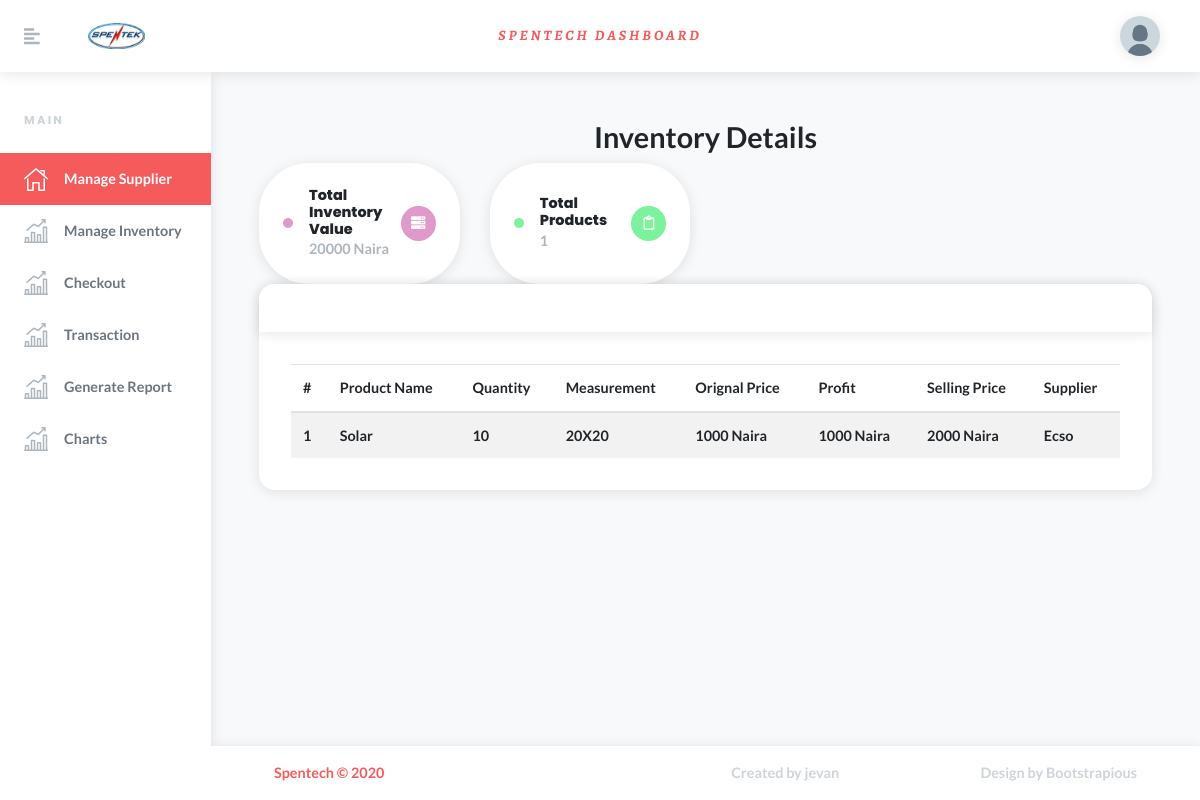
The page /inventory/ (signed in) on the database as committed earlier.
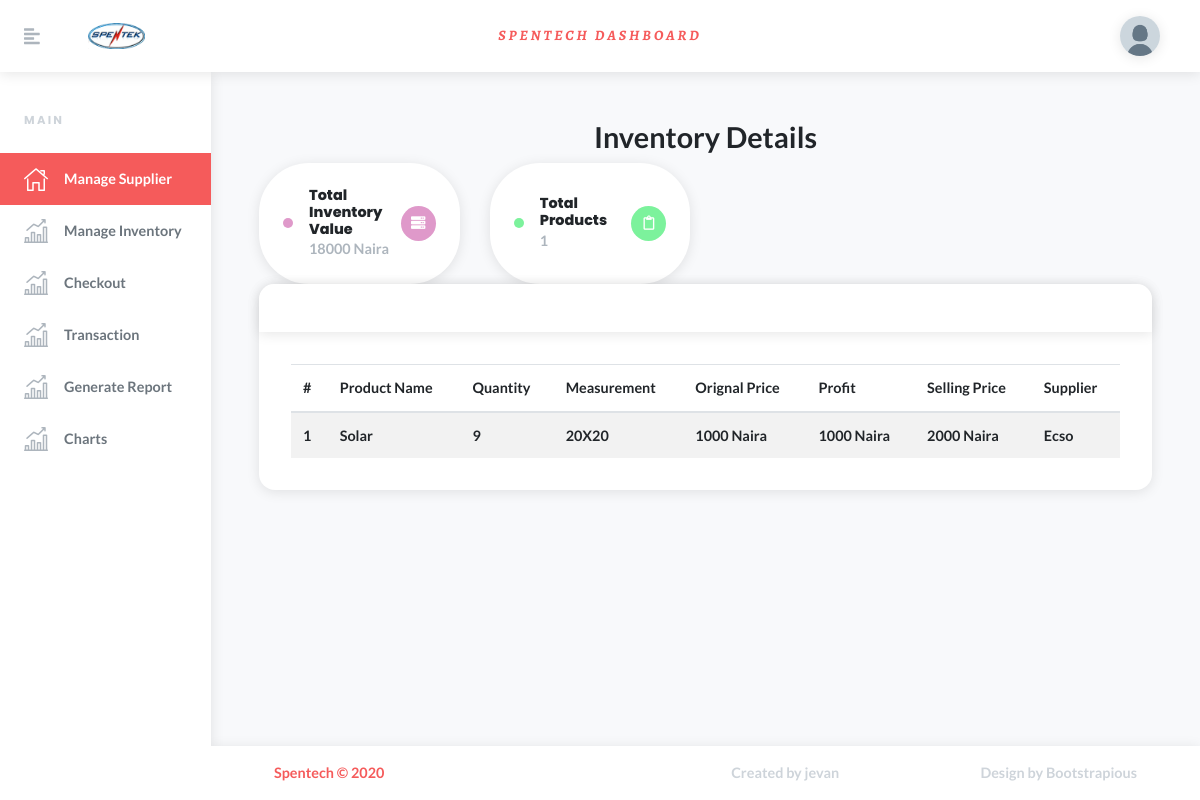
The same page on the database as committed later.
### dashboard/models.py (models this page shows, shortened)
class Inventory(models.Model):
	pname			= models.CharField(max_length=255)
	quantity		= models.PositiveIntegerField()
	measurement		= models.CharField(max_length=255)
	orginal_price	= models.PositiveIntegerField()
	profit			= models.PositiveIntegerField()
	selling_price	= models.PositiveIntegerField()
	supplier 		= models.ForeignKey(Supplier, on_delete=models.CASCADE)

class Supplier(models.Model):
	sname			= models.CharField(max_length=255, unique=True)
	contact			= models.CharField(max_length=255)
	address			= models.TextField(max_length=255)
	def __str__(self):
		return self.sname

### dashboard/views.py (the view)
# urls.py: path('inventory/',views.inventory,name='inventory'),
@login_required(login_url='signin')
def inventory(request):
    inventory       = Inventory.objects.all().order_by('id')
    total_products  = Inventory.objects.all().count()
    total_value     = [ i.quantity * i.selling_price for i in inventory]
    context         = {
        'inventory':inventory,
        'total_products':total_products,
        'total_value': sum(total_value)
    }
    return render(request, 'home/index.html', context)

### dashboard/templates/home/index.html (shortened to what this page needs)
{% extends 'home/base.html' %}
{% load static %}
{% block body %}
<header class="header">
    <nav class="navbar navbar-expand-lg px-4 py-2 bg-white shadow">
        <a href="#" class="sidebar-toggler text-gray-500 mr-4 mr-lg-5 lead">
            <i class="fas fa-align-left"></i>
        </a>
        <img src="{% static 'img/favicon.png' %}" class="img-fluid" style="width: 5%;height: 5%;">
        <a href="#" class="navbar-brand font-weight-bold text-uppercase text-base" style="font-family: damn;">
          Spentech Dashboard
        </a>
        <ul class="ml-auto d-flex align-items-center list-unstyled mb-0">
            <li class="nav-item dropdown ml-auto">
                <a id="userInfo" href="http://example.com" data-toggle="dropdown" aria-haspopup="true" aria-expanded="false" class="nav-link dropdown-toggle">
                    <img src="{% static 'img/default.png' %}" alt="Jason Doe" style="max-width: 2.5rem;" class="img-fluid rounded-circle shadow">
                </a>
            </li>
        </ul>
    </nav>
</header>
<div class="d-flex align-items-stretch">
{% include 'home/navbar.html' %}
{% if inventory %}
{% include 'home/inventory.html' %}
{% endif %}
{% endblock body %}

### dashboard/templates/home/inventory.html (shortened to what this page needs)
<div class="page-holder w-100 d-flex flex-wrap">
    <div class="container-fluid px-xl-5">
      	<section class="py-5">
      		<center>
				<h2 style="font-family: damn1;">Inventory Details</h2>
			</center>
            <div class="row">
              <div class="col-xl-3 col-lg-6 mb-4 mb-xl-0">
                <div class="bg-white shadow roundy p-4 h-100 d-flex align-items-center justify-content-between">
                  <div class="flex-grow-1 d-flex align-items-center">
                    <div class="dot mr-3 bg-violet"></div>
                    <div class="text">
                      <h6 class="mb-0">Total Inventory Value</h6>
                      <span class="text-gray">{{total_value}} Naira</span>
                    </div>
                  </div>
                  <div class="icon text-white bg-violet"><i class="fas fa-server"></i></div>
                </div>
              </div>
              <div class="col-xl-3 col-lg-6 mb-4 mb-xl-0">
                <div class="bg-white shadow roundy p-4 h-100 d-flex align-items-center justify-content-between">
                  <div class="flex-grow-1 d-flex align-items-center">
                    <div class="dot mr-3 bg-green"></div>
                    <div class="text">
                      <h6 class="mb-0">Total Products</h6>
                      <span class="text-gray">{{total_products}}</span>
                    </div>
                  </div>
                  <div class="icon text-white bg-green"><i class="far fa-clipboard"></i></div>
                </div>
              </div>
            </div>
            <div class="row">
				<div class="col-lg-12">
					<div class="card">
	                  	<div class="card-header">
	                  	</div>
	                  	<div class="card-body">
		                    <table class="table table-striped table-hover card-text">
		                   		<thead>
			                        <tr>
			                            <th>#</th>
										<th>Product Name</th>
										<th>Quantity</th>
										<th>Measurement</th>
										<th>Orignal Price</th>
										<th>Profit</th>
										<th>Selling Price</th>
										<th>Supplier</th>
			                        </tr>
		                      	</thead>
		                      	<tbody>
		                      		{% for i in inventory %}
			                        <tr>
			                          	<td>{{i.id}}</td>
										<td>{{i.pname}}</td>
										<td>{{i.quantity}}</td>
										<td>{{i.measurement}}</td>
										<td>{{i.orginal_price}} Naira</td>
										<td>{{i.profit}} Naira</td>
										<td>{{i.selling_price}} Naira</td>
										<td>{{i.supplier}}</td>
			                        </tr>
			                        {% endfor %}
		                      	</tbody>
	                    	</table>
	                  	</div>
	             	</div>
				</div>
        	</div>
      	</section>
	</div>
    <footer class="footer bg-white shadow align-self-end py-3 px-xl-5 w-100">
		<div class="container-fluid">
			<div class="row">
				<div class="col-md-4 text-center text-md-left text-primary">
					<p class="mb-2 mb-md-0">Spentech &copy; 2020</p>
				</div>
				<div class="col-md-4 text-center text-md-right text-gray-400">
					<p class="mb-0">Created by
					  <a href="https://jevan.netlify.app/" class="external text-gray-400">jevan</a>
					</p>
				</div>
				<div class="col-md-4 text-center text-md-right text-gray-400">
                <p class="mb-0">Design by <a href="https://bootstrapious.com/admin-templates" class="external text-gray-400">Bootstrapious</a></p>
              </div>
			</div>
		</div>
 	</footer>
</div>

Rows that differ between the two databases and show on the page:
changed Inventory "Solar": quantity "10" → "9"
Other text that changed with them:
{{ total_value }}: "20000" → "18000"
